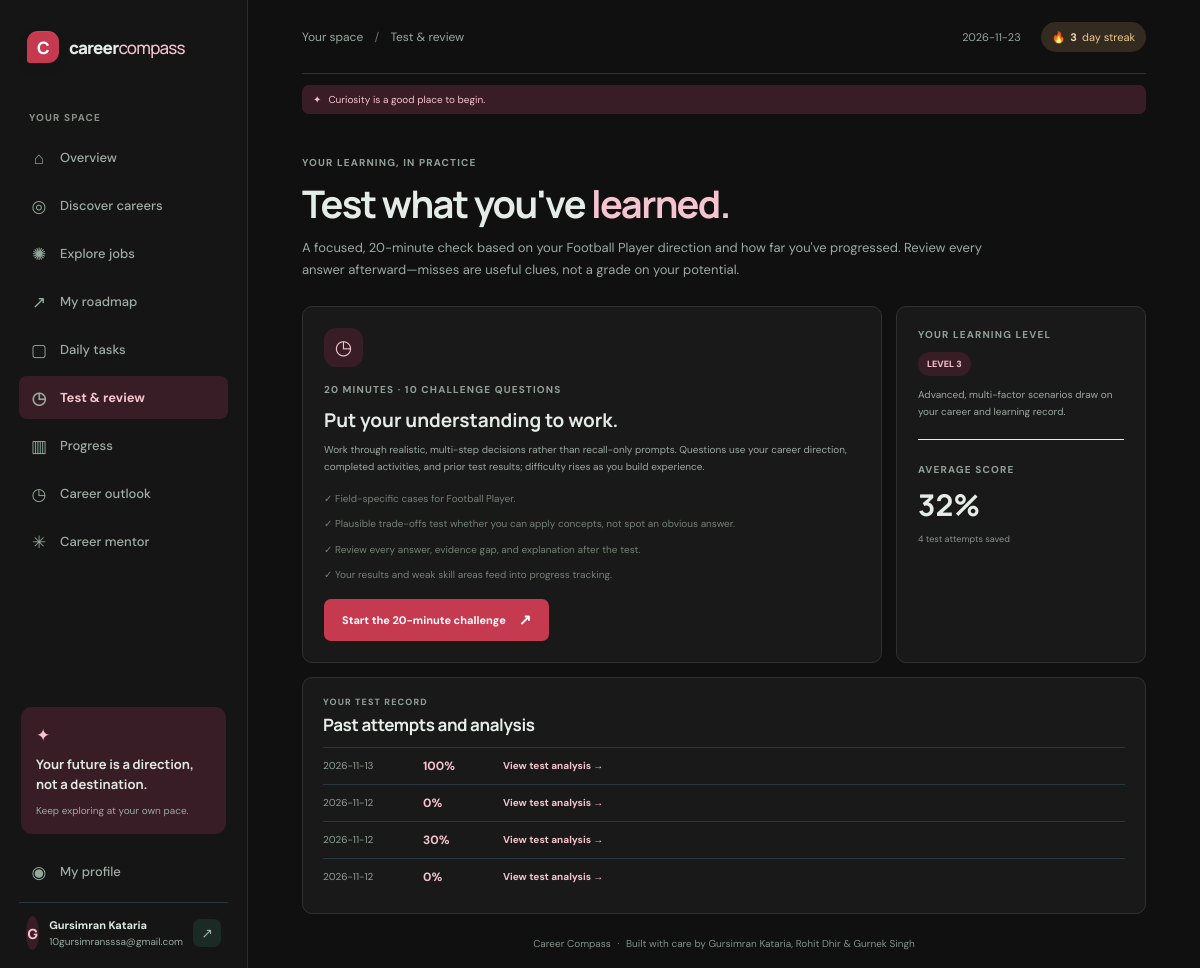
Page /tests (signed in) on the committed database.
### tables this page shows
CREATE TABLE users (
            id INTEGER PRIMARY KEY AUTOINCREMENT,
            display_name TEXT NOT NULL,
            email TEXT NOT NULL UNIQUE COLLATE NOCASE,
            password_hash TEXT NOT NULL,
            theme TEXT NOT NULL DEFAULT 'dark' CHECK (theme IN ('dark', 'light')),
            created_at TEXT NOT NULL
        , accent_color TEXT NOT NULL DEFAULT 'green', market_country TEXT NOT NULL DEFAULT 'IN');

CREATE TABLE user_progress (
            user_id INTEGER PRIMARY KEY REFERENCES users(id) ON DELETE CASCADE,
            xp INTEGER NOT NULL DEFAULT 0,
            streak INTEGER NOT NULL DEFAULT 0,
            last_active TEXT,
            selected_career TEXT
        );

CREATE TABLE learning_tests (
            id INTEGER PRIMARY KEY AUTOINCREMENT,
            user_id INTEGER NOT NULL REFERENCES users(id) ON DELETE CASCADE,
            career_id TEXT,
            level INTEGER NOT NULL,
            questions_json TEXT NOT NULL,
            answers_json TEXT NOT NULL DEFAULT '{}',
            score INTEGER,
            correct_count INTEGER,
            total_count INTEGER NOT NULL,
            started_at TEXT NOT NULL,
            submitted_at TEXT,
            timed_out INTEGER NOT NULL DEFAULT 0
        );

### app.py (the view)
@app.get("/tests")
@login_required
def learning_tests():
    user_id = session["user_id"]
    _expire_learning_tests(user_id)
    progress = current_progress() or {}
    career = career_by_id(selected_career_id(progress))
    attempts = get_db().execute(
        """SELECT id, career_id, level, score, correct_count, total_count,
           started_at, submitted_at FROM learning_tests
           WHERE user_id = ? ORDER BY id DESC""",
        (user_id,),
    ).fetchall()
    performance = test_performance(user_id)
    last_score = attempts[0]["score"] if attempts else None
    completed_tasks = get_db().execute(
        "SELECT COUNT(DISTINCT task_id) AS count FROM task_completions WHERE user_id = ?",
        (user_id,),
    ).fetchone()["count"]
    test_level = 3 if completed_tasks >= 8 or (
        performance["average"] is not None and performance["average"] >= 80
    ) else (
        2 if completed_tasks >= 3 or (
            performance["average"] is not None and performance["average"] >= 60
        ) else 1
    )
    return render_template(
        "tests.html",
        career=career,
        attempts=attempts,
        average=performance["average"],
        last_score=last_score,
        test_level=test_level,
    )

### app.py (called while the page is built)
def get_db():
    if "db" not in g:
        if CLOUDFLARE_WORKER:
            from cloudflare_d1 import D1Database
            environment = request.environ.get("workers.env")
            if environment is None:
                raise RuntimeError("The Cloudflare Worker environment is unavailable.")
            g.db = D1Database(environment.DB)
        else:
            g.db = sqlite3.connect(DATABASE)
            g.db.row_factory = sqlite3.Row
            g.db.execute("PRAGMA foreign_keys = ON")
    return g.db

def login_required(view):
    @wraps(view)
    def wrapped(*args, **kwargs):
        if not session.get("user_id"):
            flash("Sign in to save and view your career progress.", "info")
            return redirect(url_for("login"))
        user = get_db().execute(
            "SELECT id FROM users WHERE id = ?", (session["user_id"],)
        ).fetchone()
        if user is None:
            session.clear()
            return redirect(url_for("login"))
        return view(*args, **kwargs)
    return wrapped

def current_user():
    user_id = session.get("user_id")
    if not user_id:
        return None
    return get_db().execute("SELECT * FROM users WHERE id = ?", (user_id,)).fetchone()

def current_progress():
    user_id = session.get("user_id")
    if not user_id:
        return None
    return get_db().execute(
        "SELECT * FROM user_progress WHERE user_id = ?", (user_id,)
    ).fetchone()

def selected_career_id(progress):
    if progress is None:
        return None
    try:
        return progress["selected_career"]
    except (TypeError, KeyError):
        return None

def csrf_token():
    if "csrf_token" not in session:
        session["csrf_token"] = secrets.token_urlsafe(32)
    return session["csrf_token"]

def career_by_id(career_id):
    if isinstance(career_id, dict):
        career_id = career_id.get("id")
    if not career_id:
        return None
    return next((career for career in CAREERS if career["id"] == career_id), None)

def _expire_learning_tests(user_id):
    now = datetime.now()
    attempts = get_db().execute(
        """SELECT * FROM learning_tests
           WHERE user_id = ? AND submitted_at IS NULL""",
        (user_id,),
    ).fetchall()
    for attempt in attempts:
        started = datetime.fromisoformat(attempt["started_at"])
        if now - started >= timedelta(minutes=20):
            _finish_learning_test(attempt, {}, timed_out=True)

### templates/tests.html (shortened to what this page needs)
{% extends "base.html" %}
{% block breadcrumb %}Test & review{% endblock %}
{% block content %}
<section class="page-intro"><p class="eyebrow">YOUR LEARNING, IN PRACTICE</p><h1>Test what you've <span>learned.</span></h1><p class="muted">A focused, 20-minute check based on your {{ career.title if career else "career" }} direction and how far you've progressed. Review every answer afterward—misses are useful clues, not a grade on your potential.</p></section>
<section class="test-start-layout"><article class="panel test-start-card"><span class="test-feature-icon">◷</span><p class="eyebrow">20 MINUTES · 10 CHALLENGE QUESTIONS</p><h2>Put your understanding to work.</h2><p class="muted">Work through realistic, multi-step decisions rather than recall-only prompts. Questions use your career direction, completed activities, and prior test results; difficulty rises as you build experience.</p><ul class="test-benefits"><li>✓ Field-specific cases for {{ career.title if career else "your chosen field" }}.</li><li>✓ Plausible trade-offs test whether you can apply concepts, not spot an obvious answer.</li><li>✓ Review every answer, evidence gap, and explanation after the test.</li><li>✓ Your results and weak skill areas feed into progress tracking.</li></ul>{% if career %}<form method="post" action="{{ url_for('start_learning_test') }}"><input type="hidden" name="csrf_token" value="{{ csrf_token() }}"><button class="button button-dark" type="submit">Start the 20-minute challenge <span>↗</span></button></form>{% else %}<a class="button button-dark" href="{{ url_for('assessment') }}">Discover a career first <span>↗</span></a>{% endif %}</article><aside class="panel test-score-card"><p class="eyebrow">YOUR LEARNING LEVEL</p><span class="level-badge">LEVEL {{ test_level }}</span><p class="muted">{% if test_level == 1 %}Applied scenarios start at the foundation level; your chosen career shapes the cases.{% elif test_level == 2 %}More complex career cases draw on your completed tasks and earlier answers.{% else %}Advanced, multi-factor scenarios draw on your career and learning record.{% endif %}</p><div class="score-divider"></div><span class="eyebrow">AVERAGE SCORE</span><strong class="test-average">{% if average is not none %}{{ average }}%{% else %}—{% endif %}</strong><small>{% if attempts %}{{ attempts|length }} test attempts saved{% else %}Your first score will appear here{% endif %}</small></aside></section>
<section class="panel test-history-panel"><div class="panel-heading"><div><p class="eyebrow">YOUR TEST RECORD</p><h2>Past attempts and analysis</h2></div></div>{% if attempts %}<ul class="test-history-list">{% for attempt in attempts %}<li><span>{{ attempt.started_at[:10] }}</span><strong>{% if attempt.score is not none %}{{ attempt.score }}%{% else %}In progress{% endif %}</strong>{% if attempt.submitted_at %}<a href="{{ url_for('learning_test_analysis', test_id=attempt.id) }}">View test analysis →</a>{% else %}<a href="{{ url_for('take_learning_test', test_id=attempt.id) }}">Resume test →</a>{% endif %}</li>{% endfor %}</ul>{% else %}<p class="muted">No tests yet. When you finish one, its score, corrections, and mentor guidance will stay here.</p>{% endif %}</section>
{% endblock %}

### templates/base.html (shortened to what this page needs)
<!doctype html>
<html lang="en">
<head>
  {% set user = current_user() %}
  {% set ui_theme = user.theme if user else browser_theme %}
  {% set ui_accent = user.accent_color if user and user.accent_color in accent_palettes else browser_accent_color %}
  {% set palette = accent_palettes[ui_accent] %}
  <link rel="stylesheet" href="{{ url_for('static', filename='style.css') }}">
</head>
<body class="theme-{{ ui_theme }} accent-{{ ui_accent }}" data-accent="{{ ui_accent }}" style="--accent: {{ palette.accent }}; --accent-deep: {{ palette.deep }}; --accent-soft: {{ palette.soft }}; --accent-glow: {{ palette.glow }}; --accent-on: {{ palette.on_accent }}; --accent-on-dark: {{ palette.on_accent_dark }};">
  <div class="app-shell">
    {% if user %}
    <aside class="sidebar">
      <a class="brand" href="{{ url_for('home') }}"><span class="brand-mark">C</span><span>career<span class="brand-light">compass</span></span></a>
      <p class="nav-label">YOUR SPACE</p>
      <nav class="main-nav" aria-label="Main navigation">
        <a class="nav-link {% if request.endpoint == 'home' %}active{% endif %}" href="{{ url_for('home') }}"><span class="nav-icon">⌂</span>Overview</a>
        <a class="nav-link {% if request.endpoint in ['assessment', 'results'] %}active{% endif %}" href="{{ url_for('assessment') }}"><span class="nav-icon">◎</span>Discover careers</a>
        <a class="nav-link {% if request.endpoint == 'careers' %}active{% endif %}" href="{{ url_for('careers') }}"><span class="nav-icon">✺</span>Explore jobs</a>
        <a class="nav-link {% if request.endpoint == 'roadmap' %}active{% endif %}" href="{{ url_for('roadmap') }}"><span class="nav-icon">↗</span>My roadmap</a>
        <a class="nav-link {% if request.endpoint == 'tasks' %}active{% endif %}" href="{{ url_for('tasks') }}"><span class="nav-icon">▢</span>Daily tasks</a>
        <a class="nav-link {% if request.endpoint in ['learning_tests', 'start_learning_test', 'take_learning_test', 'submit_learning_test', 'learning_test_analysis'] %}active{% endif %}" href="{{ url_for('learning_tests') }}"><span class="nav-icon">◷</span>Test & review</a>
        <a class="nav-link {% if request.endpoint == 'progress_page' %}active{% endif %}" href="{{ url_for('progress_page') }}"><span class="nav-icon">▥</span>Progress</a>
        <a class="nav-link {% if request.endpoint == 'career_insights' %}active{% endif %}" href="{{ url_for('career_insights') }}"><span class="nav-icon">◷</span>Career outlook</a>
        <a class="nav-link {% if request.endpoint == 'mentor' %}active{% endif %}" href="{{ url_for('mentor') }}"><span class="nav-icon">✳</span>Career mentor</a>
      </nav>
      <div class="sidebar-bottom">
        <div class="sidebar-note"><span class="note-spark">✦</span><p>Your future is a direction, not a destination.</p><span class="note-caption">Keep exploring at your own pace.</span></div>
        <a class="nav-link {% if request.endpoint == 'profile' %}active{% endif %}" href="{{ url_for('profile') }}"><span class="nav-icon">◉</span>My profile</a>
        <div class="user-chip"><span class="avatar">{{ user.display_name[:1]|upper }}</span><span><strong>{{ user.display_name }}</strong><small>{{ user.email }}</small></span><form method="post" action="{{ url_for('logout') }}"><input type="hidden" name="csrf_token" value="{{ csrf_token() }}"><button class="signout-button" type="submit" aria-label="Sign out">↗</button></form></div>
      </div>
    </aside>
    {% endif %}
    <main class="main-content {% if not user %}auth-main{% endif %}">
      {% if user %}
      <header class="topbar"><span class="breadcrumb">Your space <span>/</span> {% block breadcrumb %}Overview{% endblock %}</span><div class="topbar-right"><span class="topbar-date">{{ today }}</span><a class="streak-pill" href="{{ url_for('profile') }}">🔥 <strong>{{ current_progress().streak }}</strong> day streak</a></div></header>
      <p class="motivation-quote"><span>✦</span> {{ motivation_quote }}</p>
      {% else %}
      <header class="auth-topbar"><a class="brand" href="{{ url_for('login') }}"><span class="brand-mark">C</span><span>career<span class="brand-light">compass</span></span></a><span>Find a direction that feels like yours.</span></header>
      {% endif %}
      {% block content %}{% endblock %}
      {% if user %}<footer class="footer">Career Compass <span>·</span> Built with care by Gursimran Kataria, Rohit Dhir &amp; Gurnek Singh</footer>{% else %}<footer class="footer">Career Compass <span>·</span> A project by Gursimran Kataria, Rohit Dhir &amp; Gurnek Singh</footer>{% endif %}
    </main>
  </div>
</body>
</html>

### rows in the picture
users: display_name "G", display_name "Gursimran Kataria", email "10gursimransssa@gmail.com"
user_progress: streak "3"
learning_tests: started_at "2026-11-13", score "100"
learning_tests: started_at "2026-11-12", score "0"
learning_tests: started_at "2026-11-12", score "30"
learning_tests: started_at "2026-11-12", score "0"

### other values in the picture
{{ motivation_quote }} "Curiosity is a good place to begin."
{{ career.title if career else "career" }} "Football Player"
{{ career.title if career else "your chosen field" }} "Football Player"
{{ test_level }} "3"
{{ average }} "32"
{{ attempts|length }} "4"
